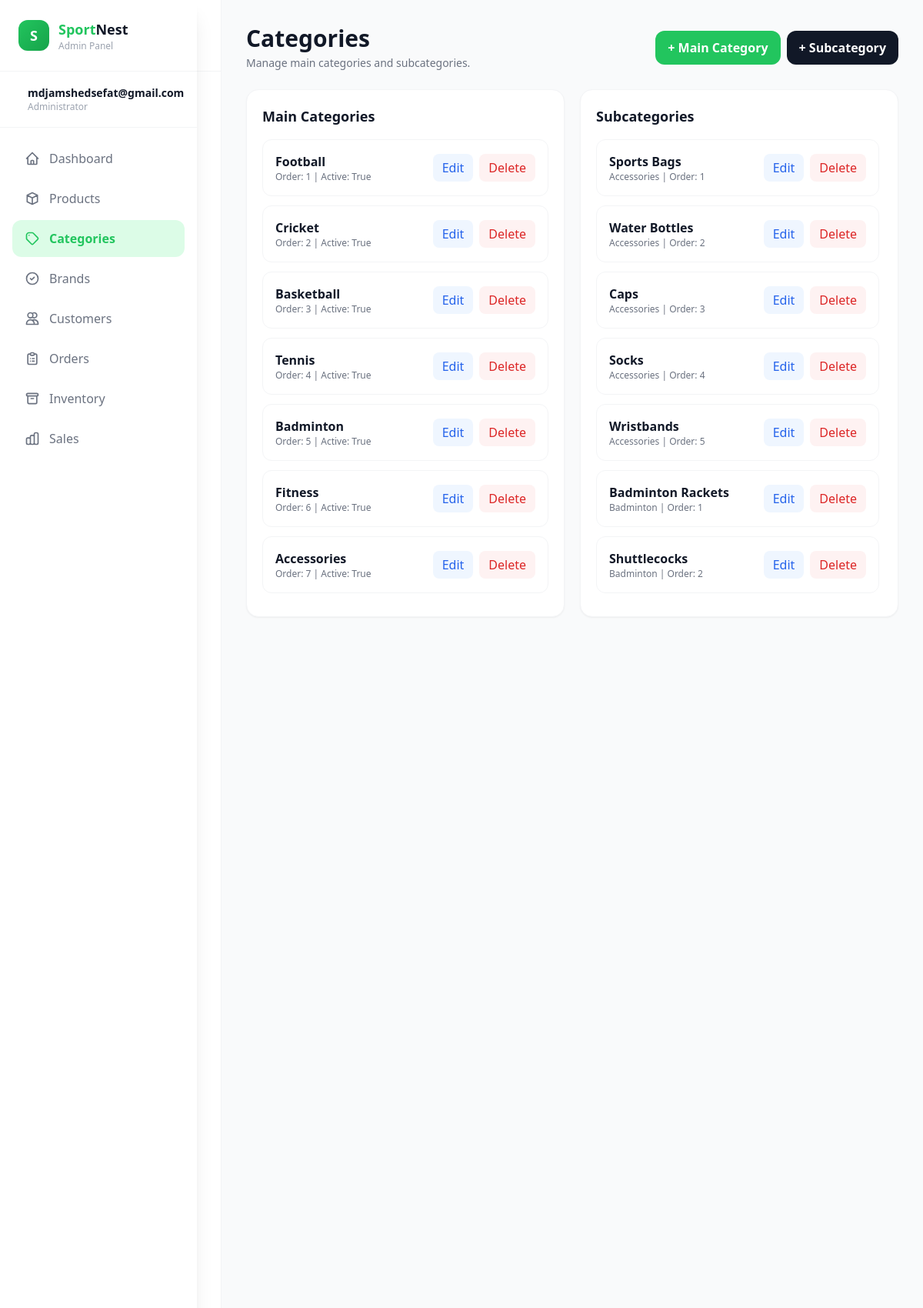
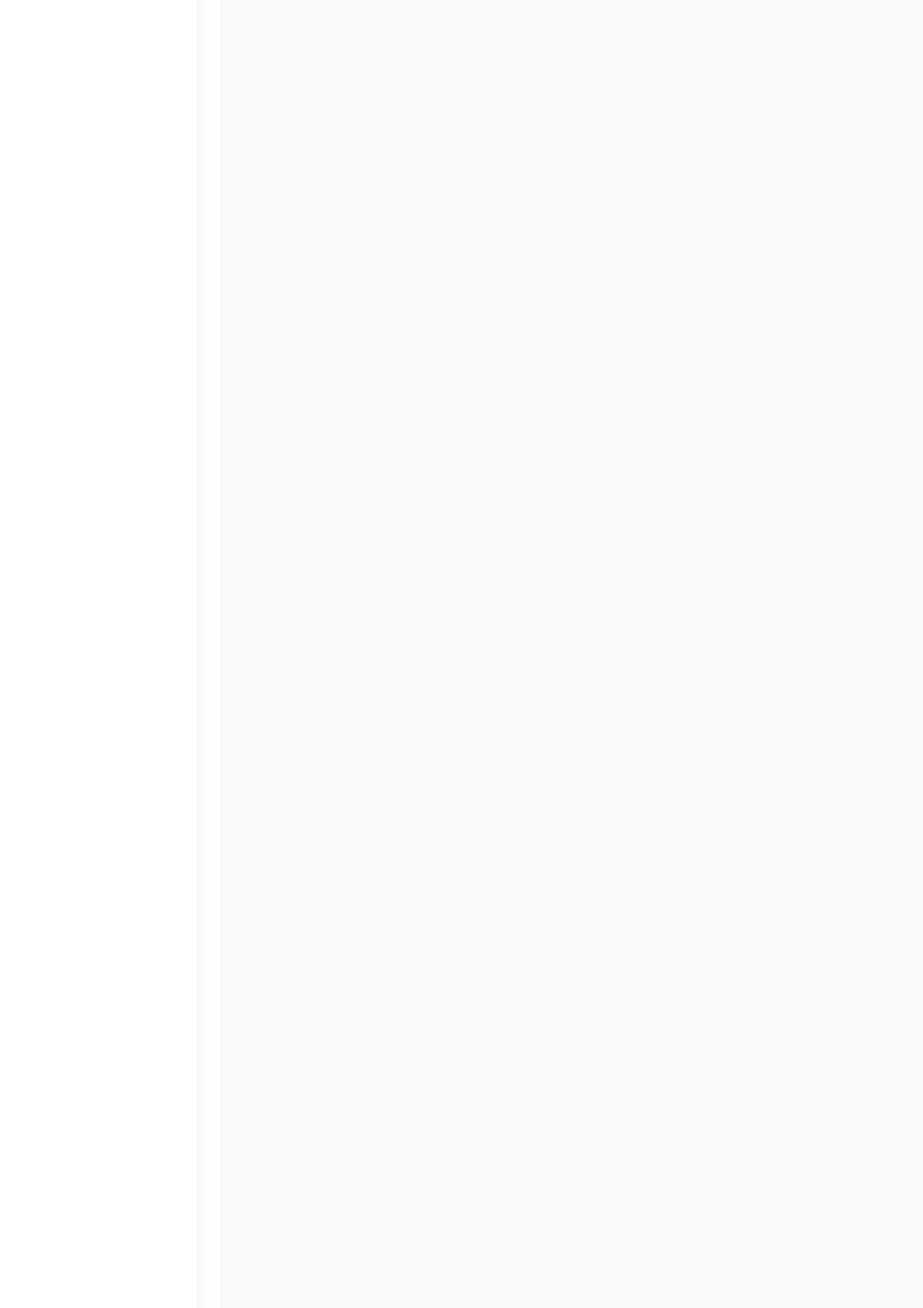
The page /admin-panel/categories/ (signed in, upper part) on the database its author committed (2 pictures, top to bottom).
### accounts/models.py (models this page shows, shortened)
class User(AbstractUser):
    email = models.EmailField('email address', unique=True)
    phone = models.CharField(max_length=20, blank=True)
    avatar = models.ImageField(upload_to='avatars/', blank=True, null=True)
    address = models.TextField(blank=True)
    city = models.CharField(max_length=100, blank=True)
    postal_code = models.CharField(max_length=20, blank=True)
    newsletter = models.BooleanField(default=False)
    created_at = models.DateTimeField(auto_now_add=True)
    updated_at = models.DateTimeField(auto_now=True)
    USERNAME_FIELD = 'email'
    REQUIRED_FIELDS = ['username', 'first_name', 'last_name']
    class Meta:
        db_table = 'users'
        verbose_name = 'User'
        verbose_name_plural = 'Users'
    def get_full_name(self):
        if self.first_name and self.last_name:
            return f"{self.first_name} {self.last_name}"
        return self.email

### shop/models.py (models this page shows, shortened)
class MainCategory(models.Model):
    name = models.CharField(max_length=100, unique=True)
    slug = models.SlugField(max_length=100, unique=True, blank=True)
    icon = models.CharField(max_length=50, help_text="Emoji or icon class")
    image = models.ImageField(upload_to='categories/', blank=True, null=True)
    description = models.TextField(blank=True)
    order = models.IntegerField(default=0, help_text="Display order")
    is_active = models.BooleanField(default=True)
    created_at = models.DateTimeField(auto_now_add=True)
    class Meta:
        verbose_name = 'Main Category'
        verbose_name_plural = 'Main Categories'
        ordering = ['order', 'name']

class SubCategory(models.Model):
    main_category = models.ForeignKey(
        MainCategory,
        on_delete=models.CASCADE,
        related_name='subcategories'
    )
    name = models.CharField(max_length=100)
    slug = models.SlugField(max_length=150, unique=True, blank=True)
    image = models.ImageField(upload_to='subcategories/', blank=True, null=True)
    description = models.TextField(blank=True)
    order = models.IntegerField(default=0)
    is_active = models.BooleanField(default=True)
    created_at = models.DateTimeField(auto_now_add=True)
    class Meta:
        verbose_name = 'Sub Category'
        verbose_name_plural = 'Sub Categories'
        ordering = ['main_category', 'order', 'name']
        unique_together = ['main_category', 'name']

### admin_panel/views.py (the view)
# urls.py: path('categories/', views.categories_view, name='categories'),
@staff_required
def categories_view(request):
    categories = MainCategory.objects.all().order_by('order', 'name')
    subcategories = SubCategory.objects.select_related('main_category').all().order_by('main_category__name', 'order', 'name')
    return render(request, 'admin_panel/categories.html', {
        'categories': categories,
        'subcategories': subcategories,
    })

### admin_panel/views.py (called while the page is built)
def staff_required(view_func):
    decorated_view = user_passes_test(
        lambda u: u.is_authenticated and u.is_staff,
        login_url='admin_panel:login'
    )
    return decorated_view(view_func)

### cart/context_processors.py (called while the page is built, shortened)
def cart_context(request):
    cart_count = 0
    cart_total = 0
    if request.user.is_authenticated:
        try:
            cart = Cart.objects.get(user=request.user)
            cart_count = cart.total_items
            cart_total = cart.total
        except Cart.DoesNotExist:
            pass
    return {
        'cart_count': cart_count,
        'cart_total': cart_total,
    }

### admin_panel/templates/admin_panel/categories.html (shortened to what this page needs)
{% extends 'admin_panel/admin_base.html' %}
{% block page_title %}Categories{% endblock %}
{% block page_subtitle %}Manage main categories and subcategories.{% endblock %}
{% block page_actions %}
<div class="flex gap-2">
  <a href="{% url 'admin_panel:category_create' %}" class="px-4 py-2.5 rounded-xl bg-green-500 text-white font-semibold">+ Main Category</a>
  <a href="{% url 'admin_panel:subcategory_create' %}" class="px-4 py-2.5 rounded-xl bg-gray-900 text-white font-semibold">+ Subcategory</a>
</div>
{% endblock %}
{% block content %}
<div class="grid lg:grid-cols-2 gap-5">
  <div class="bg-white rounded-2xl border border-gray-100 shadow-sm p-5">
    <h3 class="font-bold text-lg mb-4">Main Categories</h3>
    <div class="space-y-3">
      {% for c in categories %}
      <div class="p-4 rounded-xl border border-gray-100 flex items-center justify-between">
        <div>
          <p class="font-semibold">{{ c.name }}</p>
          <p class="text-xs text-gray-500">Order: {{ c.order }} | Active: {{ c.is_active }}</p>
        </div>
        <div class="flex gap-2">
          <a href="{% url 'admin_panel:category_edit' c.id %}" class="px-3 py-1.5 rounded-lg bg-blue-50 text-blue-600">Edit</a>
          <a href="{% url 'admin_panel:category_delete' c.id %}" class="px-3 py-1.5 rounded-lg bg-red-50 text-red-600">Delete</a>
        </div>
      </div>
      {% empty %}
      <p class="text-gray-400">No categories found.</p>
      {% endfor %}
    </div>
  </div>
  <div class="bg-white rounded-2xl border border-gray-100 shadow-sm p-5">
    <h3 class="font-bold text-lg mb-4">Subcategories</h3>
    <div class="space-y-3 max-h-[600px] overflow-auto pr-1">
      {% for s in subcategories %}
      <div class="p-4 rounded-xl border border-gray-100 flex items-center justify-between">
        <div>
          <p class="font-semibold">{{ s.name }}</p>
          <p class="text-xs text-gray-500">{{ s.main_category.name }} | Order: {{ s.order }}</p>
        </div>
        <div class="flex gap-2">
          <a href="{% url 'admin_panel:subcategory_edit' s.id %}" class="px-3 py-1.5 rounded-lg bg-blue-50 text-blue-600">Edit</a>
          <a href="{% url 'admin_panel:subcategory_delete' s.id %}" class="px-3 py-1.5 rounded-lg bg-red-50 text-red-600">Delete</a>
        </div>
      </div>
      {% empty %}
      <p class="text-gray-400">No subcategories found.</p>
      {% endfor %}
    </div>
  </div>
</div>
{% endblock %}

### admin_panel/templates/admin_panel/sidebar.html (shortened to what this page needs)
<aside class="w-64 min-h-screen bg-white shadow-xl fixed left-0 top-0 overflow-y-auto z-50">
    <div class="p-6 border-b border-gray-100">
        <a href="/" class="flex items-center gap-3">
            <div class="w-10 h-10 rounded-xl flex items-center justify-center"
                 style="background: linear-gradient(135deg, #22C55E, #16A34A);">
                <span class="text-white font-bold text-lg">S</span>
            </div>
            <div>
                <h1 class="text-lg font-black">
                    <span style="color: #22C55E;">Sport</span><span style="color: #111827;">Nest</span>
                </h1>
                <p class="text-xs text-gray-400">Admin Panel</p>
            </div>
        </a>
    </div>
    <div class="px-6 py-4 border-b border-gray-100">
        <div class="flex items-center gap-3">
            <div>
                <p class="text-sm font-bold">{{ user.get_full_name }}</p>
                <p class="text-xs text-gray-400">Administrator</p>
            </div>
        </div>
    </div>
    <nav class="p-4 space-y-1">
        {% url 'admin_panel:dashboard' as dash_url %}
        {% url 'admin_panel:products' as prod_url %}
        {% url 'admin_panel:categories' as cat_url %}
        {% url 'admin_panel:brands' as brand_url %}
        {% url 'admin_panel:customers' as cust_url %}
        {% url 'admin_panel:orders' as ord_url %}
        {% url 'admin_panel:inventory' as inv_url %}
        {% url 'admin_panel:sales' as sales_url %}
        <a href="{% url 'admin_panel:dashboard' %}"
           class="sidebar-item flex items-center gap-3 px-4 py-3 rounded-xl transition-all duration-300
           {% if request.path == dash_url %}active{% endif %}"
           style="{% if request.path == dash_url %}background-color:#DCFCE7;color:#22C55E;font-weight:600;{% else %}color:#6B7280;{% endif %}">
            <svg class="w-5 h-5" fill="none" stroke="currentColor" viewBox="0 0 24 24">
                <path stroke-linecap="round" stroke-linejoin="round" stroke-width="2" d="M3 12l2-2m0 0l7-7 7 7M5 10v10a1 1 0 001 1h3m10-11l2 2m-2-2v10a1 1 0 01-1 1h-3m-4 0a1 1 0 01-1-1v-4a1 1 0 011-1h2a1 1 0 011 1v4a1 1 0 01-1 1h-2z"/>
            </svg>
            Dashboard
        </a>
        <a href="{% url 'admin_panel:products' %}"
           class="sidebar-item flex items-center gap-3 px-4 py-3 rounded-xl transition-all duration-300"
           style="{% if request.path == prod_url %}background-color:#DCFCE7;color:#22C55E;font-weight:600;{% else %}color:#6B7280;{% endif %}">
            <svg class="w-5 h-5" fill="none" stroke="currentColor" viewBox="0 0 24 24">
                <path stroke-linecap="round" stroke-linejoin="round" stroke-width="2" d="M20 7l-8-4-8 4m16 0l-8 4m8-4v10l-8 4m0-10L4 7m8 4v10M4 7v10l8 4"/>
            </svg>
            Products
        </a>
        <a href="{% url 'admin_panel:categories' %}"
           class="sidebar-item flex items-center gap-3 px-4 py-3 rounded-xl transition-all duration-300"
           style="{% if request.path == cat_url %}background-color:#DCFCE7;color:#22C55E;font-weight:600;{% else %}color:#6B7280;{% endif %}">
            <svg class="w-5 h-5" fill="none" stroke="currentColor" viewBox="0 0 24 24">
                <path stroke-linecap="round" stroke-linejoin="round" stroke-width="2" d="M7 7h.01M7 3h5c.512 0 1.024.195 1.414.586l7 7a2 2 0 010 2.828l-7 7a2 2 0 01-2.828 0l-7-7A1.994 1.994 0 013 12V7a4 4 0 014-4z"/>
            </svg>
            Categories
        </a>
        <a href="{% url 'admin_panel:brands' %}"
           class="sidebar-item flex items-center gap-3 px-4 py-3 rounded-xl transition-all duration-300"
           style="{% if request.path == brand_url %}background-color:#DCFCE7;color:#22C55E;font-weight:600;{% else %}color:#6B7280;{% endif %}">
            <svg class="w-5 h-5" fill="none" stroke="currentColor" viewBox="0 0 24 24">
                <path stroke-linecap="round" stroke-linejoin="round" stroke-width="2" d="M9 12l2 2 4-4m6 2a9 9 0 11-18 0 9 9 0 0118 0z"/>
            </svg>
            Brands
        </a>
        <a href="{% url 'admin_panel:customers' %}"
           class="sidebar-item flex items-center gap-3 px-4 py-3 rounded-xl transition-all duration-300"
           style="{% if request.path == cust_url %}background-color:#DCFCE7;color:#22C55E;font-weight:600;{% else %}color:#6B7280;{% endif %}">
            <svg class="w-5 h-5" fill="none" stroke="currentColor" viewBox="0 0 24 24">
                <path stroke-linecap="round" stroke-linejoin="round" stroke-width="2" d="M12 4.354a4 4 0 110 5.292M15 21H3v-1a6 6 0 0112 0v1zm0 0h6v-1a6 6 0 00-9-5.197M13 7a4 4 0 11-8 0 4 4 0 018 0z"/>
            </svg>
            Customers
        </a>
        <a href="{% url 'admin_panel:orders' %}"
           class="sidebar-item flex items-center gap-3 px-4 py-3 rounded-xl transition-all duration-300"
           style="{% if ord_url in request.path %}background-color:#DCFCE7;color:#22C55E;font-weight:600;{% else %}color:#6B7280;{% endif %}">
            <svg class="w-5 h-5" fill="none" stroke="currentColor" viewBox="0 0 24 24">
                <path stroke-linecap="round" stroke-linejoin="round" stroke-width="2" d="M9 5H7a2 2 0 00-2 2v12a2 2 0 002 2h10a2 2 0 002-2V7a2 2 0 00-2-2h-2M9 5a2 2 0 002 2h2a2 2 0 002-2M9 5a2 2 0 012-2h2a2 2 0 012 2m-3 7h3m-3 4h3m-6-4h.01M9 16h.01"/>
            </svg>
            Orders
        </a>
        <a href="{% url 'admin_panel:inventory' %}"
           class="sidebar-item flex items-center gap-3 px-4 py-3 rounded-xl transition-all duration-300"
           style="{% if request.path == inv_url %}background-color:#DCFCE7;color:#22C55E;font-weight:600;{% else %}color:#6B7280;{% endif %}">
            <svg class="w-5 h-5" fill="none" stroke="currentColor" viewBox="0 0 24 24">
                <path stroke-linecap="round" stroke-linejoin="round" stroke-width="2" d="M5 8h14M5 8a2 2 0 110-4h14a2 2 0 110 4M5 8v10a2 2 0 002 2h10a2 2 0 002-2V8m-9 4h4"/>
            </svg>
            Inventory
        </a>
        <a href="{% url 'admin_panel:sales' %}"
           class="sidebar-item flex items-center gap-3 px-4 py-3 rounded-xl transition-all duration-300"
           style="{% if request.path == sales_url %}background-color:#DCFCE7;color:#22C55E;font-weight:600;{% else %}color:#6B7280;{% endif %}">
            Sales
        </a>
    </nav>
</aside>

### admin_panel/templates/admin_panel/admin_base.html (style rules this page uses)
:root { --primary: #22C55E; --primary-dark: #16A34A; --light-green: #DCFCE7; }

### rows shown on the page
User: get_full_name "mdjamshedsefat@gmail.com"
MainCategory: name "Football", order "1", is_active "True"
MainCategory: name "Cricket", order "2", is_active "True"
MainCategory: name "Basketball", order "3", is_active "True"
MainCategory: name "Tennis", order "4", is_active "True"
MainCategory: name "Badminton", order "5", is_active "True"
MainCategory: name "Fitness", order "6", is_active "True"
MainCategory: name "Accessories", order "7", is_active "True"
SubCategory: name "Sports Bags", main_category.name "Accessories", order "1"
SubCategory: name "Water Bottles", main_category.name "Accessories", order "2"
SubCategory: name "Caps", main_category.name "Accessories", order "3"
SubCategory: name "Socks", main_category.name "Accessories", order "4"
SubCategory: name "Wristbands", main_category.name "Accessories", order "5"
SubCategory: name "Badminton Rackets", main_category.name "Badminton", order "1"
SubCategory: name "Shuttlecocks", main_category.name "Badminton", order "2"
